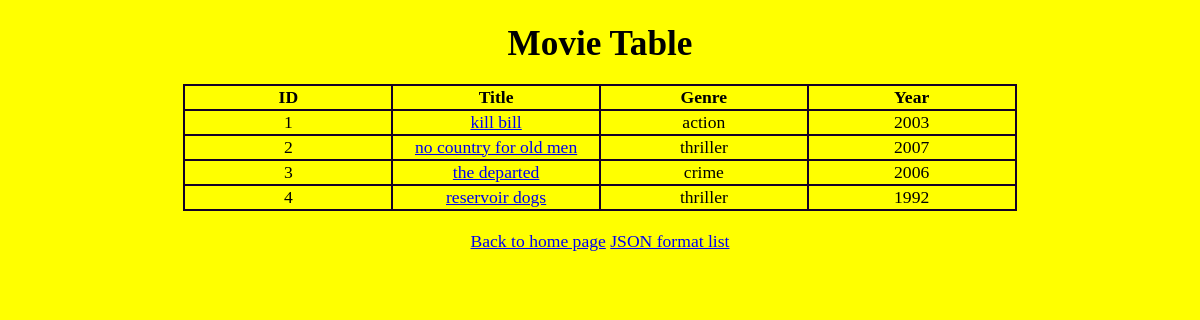
/movies_page/, run on an earlier commit of the app's database.
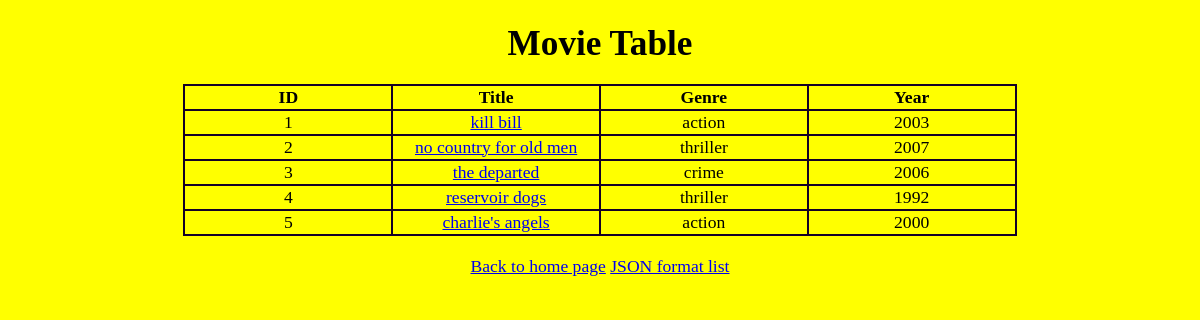
And on a later commit of the database.
### app/models.py (models this page shows, shortened)
class Movie(models.Model):
    title = models.CharField(max_length = 100, default='')
    genre = models.CharField(max_length = 100, default='')
    year = models.IntegerField(default=2025)

### app/views.py (the view)
# urls.py: path("movies_page/", movie_list, name='movie_table'),
def movie_list(request):
    movies = Movie.objects.all()
    return render(request, 'movie_list.html', {'movies': movies})

### app/templates/movie_list.html (shortened to what this page needs)
{% extends 'base.html' %}
{% block body %}
    <div id="wrapper">
    <h1>Movie Table</h1>
    <table>
        <tr>
            <th>ID</th>
            <th>Title</th>
            <th>Genre</th>
            <th>Year</th>
        </tr>
        {%  for movie in movies  %}
        <tr>
            <td name="id">{{  movie.id  }}</td>
            <td name="title"><a href="{% url 'movie_table_details' movie.id %}">
                {{  movie.title  }}</a></td>
            <td name="genre">{{  movie.genre  }}</td>
            <td name="year">{{  movie.year }}</td>
        </tr>
        {%  endfor  %}
    </table>
    <a href="{% url 'home' %}">Back to home page</a>
    <a href="{% url 'movie_list' %}">JSON format list</a>
    </div>
{% endblock %}

What changed in the data, as far as the page shows it:
added Movie: id "5", title "charlie's angels", genre "action", year "2000"
